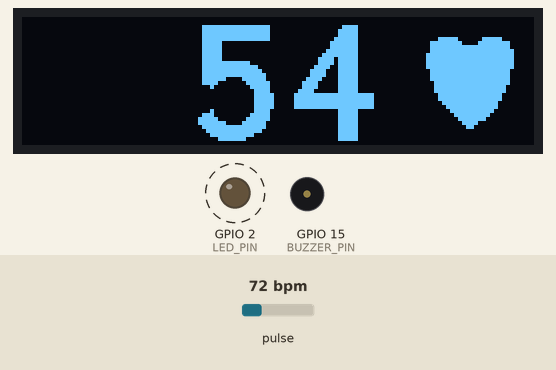
Recording of a sketch running on a simulated ESP32. Shown: 128×32 one-colour display, output pins drawn as LEDs (lit = HIGH), buzzer (waves = sounding). Dashed ring = blinking. The test bench sets the inputs (shaded band); at power-on: pulse 72 bpm.

Above: at 0.4 s.
At 1.12 s:
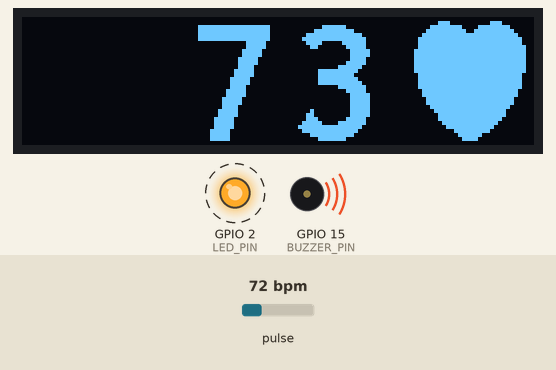
1.3 s: pulse set to 59 bpm
At 3.1 s:
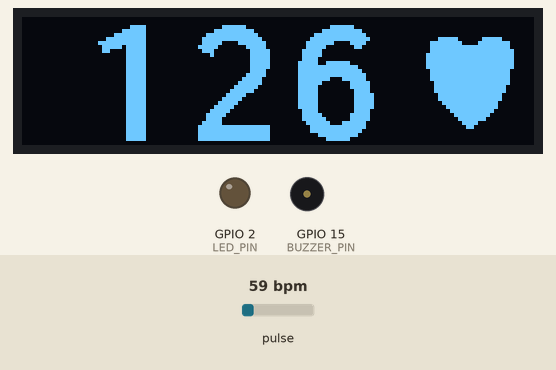
4.3 s: pulse set to 130 bpm
At 4.9 s:
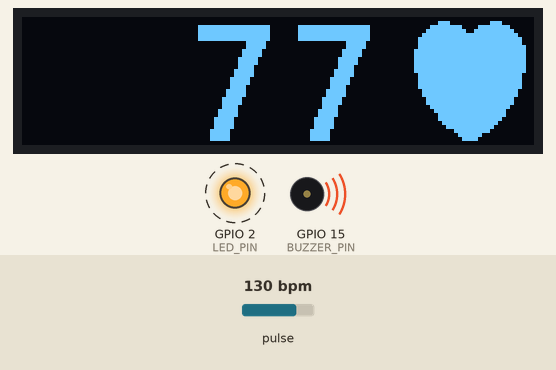
6.3 s: pulse set to 42 bpm
At 8.0 s:
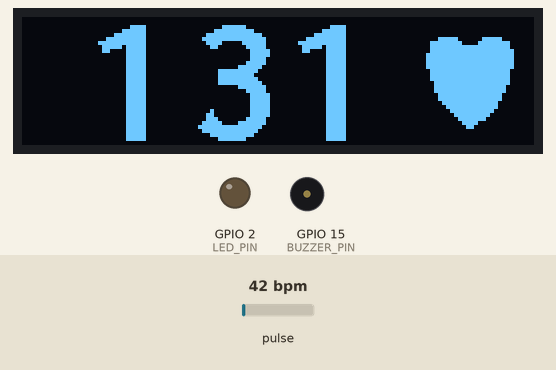
Timing chart, 0 to 14.1 s (numbered marks = the images above; inputs shaded):
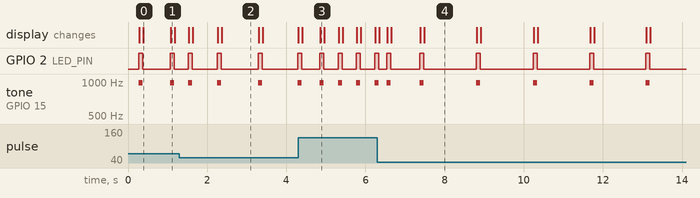

The sketch:

heart-rate-monitor.ino
```cpp
#include <Wire.h>
#include <U8g2lib.h>
#include "MAX30105.h"
#include "heartRate.h"

MAX30105 particleSensor;

// グローバル変数（タスク間で共有）
struct SensorData {
  volatile long irValue = 0;   // IR値
  volatile int beatAvg = 0;    // 平均心拍数
} sensorData;

struct HeartbeatConfig {
  static const byte RATE_SIZE = 4;      // 心拍数の平均を取るサンプル数
  static const uint32_t TRIGGER_NEGA = 4; // 単調減少判定閾値
  static const uint32_t CBUF_SIZE = 8;   // 移動平均バッファサイズ
} config;

struct HeartbeatState {
  byte rates[config.RATE_SIZE] = {};     // 心拍数の配列
  byte rateSpot = 0;                     // 現在のインデックス
  long lastBeat = 0;                     // 最後の心拍検出時刻
  float beatsPerMinute = 0;              // 計算された心拍数
  uint32_t cbufIndex = 0;                // 移動平均バッファインデックス
  int32_t cbuf[config.CBUF_SIZE] = {};   // 移動平均バッファ
  int32_t prevValue = 0;                 // 前の平均値
  uint32_t countPosi = 0;                // 単調増加カウンタ
  uint32_t countNega = 0;                // 単調減少カウンタ
} state;

struct HardwareConfig {
  static const uint8_t BUZZER_PIN = 15;    // ブザーピン
  static const uint8_t DRAIN_PIN = 4;      // ブザーGND
  static constexpr float BUZZER_FREQ = 988.884; // 3オクターブ上のミ (329.628 * 3.0 Hz)
  static const uint32_t BUZZER_DURATION = 100; // 鳴動時間 (ms)
  static const uint8_t LEDC_RESOLUTION = 8; // PWM分解能
  static const uint8_t LEDC_DUTY = 128;     // デューティ比 50%
  static const uint8_t LED_PIN = 2;         // オンボードLEDピン
} hwConfig;

struct BuzzerState {
  unsigned long buzzerStartTime = 0; // ブザー鳴動開始時刻
  bool buzzerActive = false;         // ブザーが鳴っているか
} buzzerState;

U8G2_SSD1306_128X32_UNIVISION_F_HW_I2C u8g2(U8G2_R0, U8X8_PIN_NONE); // Wireを使用
#define SCREEN_LINE32(n) ((32 * (n)) + 31)

// 32x32ハートビットマップ (generated image2cpp)
const unsigned char epd_bitmap_heart[] PROGMEM = {
  0x00, 0x00, 0x00, 0x00, 0x00, 0x07, 0xe0, 0x00, 0xc0, 0x3f, 0xfc, 0x03, 0xe0, 0x7f, 0xfe, 0x07,
  0xf0, 0xff, 0xff, 0x0f, 0xf8, 0xff, 0xff, 0x1f, 0xf8, 0xff, 0xff, 0x1f, 0xf8, 0xff, 0xff, 0x3f,
  0xfc, 0xff, 0xff, 0x3f, 0xfc, 0xff, 0xff, 0x3f, 0xfc, 0xff, 0xff, 0x3f, 0xfc, 0xff, 0xff, 0x3f,
  0xfc, 0xff, 0xff, 0x3f, 0xfc, 0xff, 0xff, 0x3f, 0xf8, 0xff, 0xff, 0x1f, 0xf8, 0xff, 0xff, 0x1f,
  0xf8, 0xff, 0xff, 0x1f, 0xf8, 0xff, 0xff, 0x1f, 0xf0, 0xff, 0xff, 0x0f, 0xf0, 0xff, 0xff, 0x0f,
  0xe0, 0xff, 0xff, 0x07, 0xe0, 0xff, 0xff, 0x07, 0xc0, 0xff, 0xff, 0x03, 0x80, 0xff, 0xff, 0x01,
  0x00, 0xff, 0xff, 0x01, 0x00, 0xff, 0xff, 0x00, 0x00, 0xfe, 0x7f, 0x00, 0x00, 0xfc, 0x3f, 0x00,
  0x00, 0xf0, 0x1f, 0x00, 0x00, 0xe0, 0x07, 0x00, 0x00, 0xc0, 0x03, 0x00, 0x00, 0x00, 0x00, 0x00
};

const unsigned char epd_bitmap_heart2 [] PROGMEM = {
	0x00, 0x00, 0x00, 0x00, 0x00, 0x00, 0x00, 0x00, 0x00, 0x00, 0x00, 0x00, 0x00, 0x00, 0x00, 0x00,
	0x00, 0x00, 0x00, 0x00, 0x00, 0x1f, 0xf8, 0x00, 0xc0, 0x3f, 0xfc, 0x03, 0xc0, 0xff, 0xff, 0x03,
	0xc0, 0xff, 0xff, 0x07, 0xe0, 0xff, 0xff, 0x07, 0xe0, 0xff, 0xff, 0x07, 0xe0, 0xff, 0xff, 0x07,
	0xe0, 0xff, 0xff, 0x07, 0xc0, 0xff, 0xff, 0x03, 0xc0, 0xff, 0xff, 0x03, 0xc0, 0xff, 0xff, 0x03,
	0x80, 0xff, 0xff, 0x03, 0x80, 0xff, 0xff, 0x01, 0x80, 0xff, 0xff, 0x01, 0x00, 0xff, 0xff, 0x00,
	0x00, 0xff, 0xff, 0x00, 0x00, 0xfe, 0x7f, 0x00, 0x00, 0xfc, 0x7f, 0x00, 0x00, 0xf8, 0x3f, 0x00,
	0x00, 0xf0, 0x1f, 0x00, 0x00, 0xe0, 0x0f, 0x00, 0x00, 0xc0, 0x03, 0x00, 0x00, 0x80, 0x01, 0x00,
	0x00, 0x00, 0x00, 0x00, 0x00, 0x00, 0x00, 0x00, 0x00, 0x00, 0x00, 0x00, 0x00, 0x00, 0x00, 0x00
};

int32_t calculateMovingAverage() {
  int32_t total = 0;
  for (int i = 0; i < config.CBUF_SIZE; i++) {
    total += state.cbuf[i];
  }
  return total / config.CBUF_SIZE;
}

bool checkForBeat2(int32_t sample) {
  state.cbuf[state.cbufIndex] = sample;
  state.cbufIndex = (state.cbufIndex + 1) % config.CBUF_SIZE;

  int32_t valueCurr = calculateMovingAverage();
  if (valueCurr <= state.prevValue) {
    state.countPosi = 0;
    state.countNega++;
  } else if (state.prevValue < valueCurr) {
    state.countPosi++;
    state.countNega = 0;
  }
  state.prevValue = valueCurr;

  return (config.TRIGGER_NEGA == state.countNega);
}

void screen_write_line(const char* msg, const unsigned char* bitmap) {
  u8g2.clearBuffer();
  String smsg = String(msg) + "     "; // 5文字に収まるよう調整
  u8g2.setFont(u8g2_font_inb30_mr); // 指定されたフォント
  u8g2.drawStr(16, SCREEN_LINE32(0), smsg.substring(0, 5).c_str()); // 5文字に制限
  u8g2.drawXBM(96, 0, 32, 32, bitmap); // 右端に32x32ビットマップを描画
  u8g2.sendBuffer();
}

// MAX30102ポーリングタスク
void max30102Task(void *pvParameters) {
  static int lastBeatAvg = -1; // 前回のbeatAvgを追跡
  while (1) {
    sensorData.irValue = particleSensor.getIR();

    if (sensorData.irValue < 50000) {
      sensorData.beatAvg = 0;
      if (lastBeatAvg != sensorData.beatAvg) {
        screen_write_line("???", epd_bitmap_heart2); // ハートをクリア
        lastBeatAvg = sensorData.beatAvg;
      }
      vTaskDelay(10 / portTICK_PERIOD_MS);
      continue;
    }

    if (checkForBeat2(sensorData.irValue)) {
      long delta = millis() - state.lastBeat;
      state.lastBeat = millis();

      state.beatsPerMinute = 60 / (delta / 1000.0);
      if (state.beatsPerMinute < 255 && state.beatsPerMinute > 20) {
        state.rates[state.rateSpot++] = (byte)state.beatsPerMinute;
        state.rateSpot %= config.RATE_SIZE;

        int tempAvg = 0;
        for (byte x = 0; x < config.RATE_SIZE; x++) {
          tempAvg += state.rates[x];
        }
        sensorData.beatAvg = tempAvg / config.RATE_SIZE;

        // beatAvgが更新された場合に表示
        if (lastBeatAvg != sensorData.beatAvg) {
          String displayText = String(sensorData.beatAvg);
          lastBeatAvg = sensorData.beatAvg;
        }
      }

      // ブザー/LEDとハートを同期
      ledcWrite(hwConfig.BUZZER_PIN, hwConfig.LEDC_DUTY);
      digitalWrite(hwConfig.LED_PIN, HIGH);
      buzzerState.buzzerStartTime = millis();
      buzzerState.buzzerActive = true;
      String displayText = String(lastBeatAvg);
      for (int i = displayText.length(); i < 3; i++) {
        displayText = " " + displayText; // 左にスペースを追加
      }
      screen_write_line(displayText.c_str(), epd_bitmap_heart); // ハートを表示
    } else {
      long delta = millis() - state.lastBeat;
      if (delta > 2000) {
        sensorData.beatAvg = 0;
        if (lastBeatAvg != sensorData.beatAvg) {
          screen_write_line("???", epd_bitmap_heart2); // ハートをクリア
          lastBeatAvg = sensorData.beatAvg;
        }
      }
    }

    vTaskDelay(10 / portTICK_PERIOD_MS);
  }
}

void setup() {
  Serial.begin(115200);

  if (!particleSensor.begin(Wire, I2C_SPEED_FAST)) {
    Serial.println("MAX30102 not found. Please check wiring.");
    while (1);
  }

  particleSensor.setup(0xFF, 4, 2, 200, 411, 16384);

  pinMode(hwConfig.DRAIN_PIN, OUTPUT_OPEN_DRAIN);
  digitalWrite(hwConfig.DRAIN_PIN, LOW);
  ledcAttach(hwConfig.BUZZER_PIN, hwConfig.BUZZER_FREQ, hwConfig.LEDC_RESOLUTION);

  pinMode(hwConfig.LED_PIN, OUTPUT);
  digitalWrite(hwConfig.LED_PIN, LOW);

  Wire.begin(); // MAX30102とSSD1306用
  if (!u8g2.begin()) {
    Serial.println("SSD1306 initialization failed!");
    while (1);
  }
  u8g2.setFlipMode(1);
  u8g2.setContrast(128);
  screen_write_line("Init", epd_bitmap_heart2);

  xTaskCreatePinnedToCore(max30102Task, "MAX30102 Task", 4096, NULL, 1, NULL, 1);
}

void loop() {
  if (buzzerState.buzzerActive && (millis() - buzzerState.buzzerStartTime >= hwConfig.BUZZER_DURATION)) {
    ledcWrite(hwConfig.BUZZER_PIN, 0);
    digitalWrite(hwConfig.LED_PIN, LOW);
    buzzerState.buzzerActive = false;
    String displayText = String(sensorData.beatAvg);
    for (int i = displayText.length(); i < 3; i++) {
      displayText = " " + displayText; // 左にスペースを追加
    }
    screen_write_line(displayText.c_str(), epd_bitmap_heart2); // ハートをクリア
  }
}
```

Measured:
- what the display in image 0 shows lasts 0.7 s, from 0.4 s to 1.1 s
- what the display in image 2 shows lasts 0.9 s, from 2.4 s to 3.3 s
